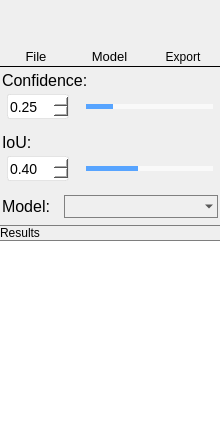
        <widget class="QFrame" name="menu_box">
         <property name="minimumSize">
          <size>
           <width>220</width>
           <height>0</height>
          </size>
         </property>
         <property name="maximumSize">
          <size>
           <width>220</width>
           <height>16777215</height>
          </size>
         </property>
         <property name="styleSheet">
          <string notr="true">QFrame#menu_box{
	border-right:1px solid  #7e7e7e;
     border-left:0px solid  black;
     border-top:0px solid  black;
}</string>
         </property>
         <layout class="QVBoxLayout" name="menubox" stretch="0">
          <property name="spacing">
           <number>0</number>
          </property>
          <property name="leftMargin">
           <number>0</number>
          </property>
          <property name="topMargin">
           <number>1</number>
          </property>
          <property name="rightMargin">
           <number>0</number>
          </property>
          <property name="bottomMargin">
           <number>0</number>
          </property>
          <item>
           <widget class="QFrame" name="menu">
            <property name="sizePolicy">
             <sizepolicy hsizetype="Preferred" vsizetype="Preferred">
              <horstretch>0</horstretch>
              <verstretch>0</verstretch>
             </sizepolicy>
            </property>
            <property name="minimumSize">
             <size>
              <width>0</width>
              <height>0</height>
             </size>
            </property>
            <property name="styleSheet">
             <string notr="true">QGroup#menu{
	border:none;
}</string>
            </property>
            <property name="locale">
             <locale language="Chinese" country="China"/>
            </property>
            <layout class="QVBoxLayout" name="verticalLayout_2" stretch="8,0,50">
             <property name="spacing">
              <number>0</number>
             </property>
             <property name="leftMargin">
              <number>0</number>
             </property>
             <property name="topMargin">
              <number>0</number>
             </property>
             <property name="rightMargin">
              <number>0</number>
             </property>
             <property name="bottomMargin">
              <number>0</number>
             </property>
             <item>
              <layout class="QHBoxLayout" name="tools">
               <property name="spacing">
                <number>2</number>
               </property>
               <property name="leftMargin">
                <number>0</number>
               </property>
               <property name="topMargin">
                <number>6</number>
               </property>
               <property name="rightMargin">
                <number>1</number>
               </property>
               <property name="bottomMargin">
                <number>2</number>
               </property>
               <item>
                <layout class="QVBoxLayout" name="verticalLayout_6">
                 <item>
                  <widget class="QPushButton" name="folder">
                   <property name="minimumSize">
                    <size>
                     <width>40</width>
                     <height>40</height>
                    </size>
                   </property>
                   <property name="styleSheet">
                    <string notr="true">QPushButton#folder{
	border:none;
}
QPushButton::hover {
border-style: solid;
border-width: 0px;
border-radius: 0px;
background-color: rgba(223, 223, 223, 150);
}</string>
                   </property>
                   <property name="text">
                    <string/>
                   </property>
                   <property name="icon">
                    <iconset>
                     <normaloff>img/icons/folder.png</normaloff>img/icons/folder.png</iconset>
                   </property>
                   <property name="iconSize">
                    <size>
                     <width>40</width>
                     <height>40</height>
                    </size>
                   </property>
                  </widget>
                 </item>
                 <item>
                  <widget class="QLabel" name="folder_txt">
                   <property name="styleSheet">
                    <string notr="true">QLabel#folder_txt{
	font-size:10pt;
}</string>
                   </property>
                   <property name="text">
                    <string>File</string>
                   </property>
                   <property name="alignment">
                    <set>Qt::AlignCenter</set>
                   </property>
                  </widget>
                 </item>
                </layout>
               </item>
               <item>
                <layout class="QVBoxLayout" name="verticalLayout_8">
                 <item>
                  <widget class="QPushButton" name="importbtn">
                   <property name="minimumSize">
                    <size>
                     <width>40</width>
                     <height>40</height>
                    </size>
                   </property>
                   <property name="styleSheet">
                    <string notr="true">QPushButton#importbtn{
	border:none;
}
QPushButton::hover {
border-style: solid;
border-width: 0px;
border-radius: 0px;
background-color: rgba(223, 223, 223, 150);
}</string>
                   </property>
                   <property name="text">
                    <string/>
                   </property>
                   <property name="icon">
                    <iconset>
                     <normaloff>img/icons/import.png</normaloff>img/icons/import.png</iconset>
                   </property>
                   <property name="iconSize">
                    <size>
                     <width>40</width>
                     <height>40</height>
                    </size>
                   </property>
                  </widget>
                 </item>
                 <item>
                  <widget class="QLabel" name="import_txt">
                   <property name="styleSheet">
                    <string notr="true">QLabel#import_txt{
	font-size:10pt;
}</string>
                   </property>
                   <property name="text">
                    <string>Model</string>
                   </property>
                   <property name="alignment">
                    <set>Qt::AlignCenter</set>
                   </property>
                  </widget>
                 </item>
                </layout>
               </item>
               <item>
                <layout class="QVBoxLayout" name="verticalLayout_9">
                 <item>
                  <widget class="QPushButton" name="exporter">
                   <property name="minimumSize">
                    <size>
                     <width>40</width>
                     <height>40</height>
                    </size>
                   </property>
                   <property name="styleSheet">
                    <string notr="true">QPushButton#exporter{
	border:none;
}
QPushButton::hover {
border-style: solid;
border-width: 0px;
border-radius: 0px;
background-color: rgba(223, 223, 223, 150);
}</string>
                   </property>
                   <property name="text">
                    <string/>
                   </property>
                   <property name="icon">
                    <iconset>
                     <normaloff>img/icons/export.png</normaloff>img/icons/export.png</iconset>
                   </property>
                   <property name="iconSize">
                    <size>
                     <width>40</width>
                     <height>40</height>
                    </size>
                   </property>
                  </widget>
                 </item>
                 <item>
                  <widget class="QLabel" name="recog_txt_2">
                   <property name="styleSheet">
                    <string notr="true">QLabel#export_txt{
	font-size:10pt;
}</string>
                   </property>
                   <property name="text">
                    <string>Export</string>
                   </property>
                   <property name="alignment">
                    <set>Qt::AlignCenter</set>
                   </property>
                  </widget>
                 </item>
                </layout>
               </item>
              </layout>
             </item>
             <item>
              <widget class="QFrame" name="args">
               <property name="styleSheet">
                <string notr="true">QFrame#args{
	border-top:1px solid black;
}</string>
               </property>
               <layout class="QVBoxLayout" name="argsbar" stretch="0,10,2,0,10,2,8">
                <property name="spacing">
                 <number>4</number>
                </property>
                <property name="leftMargin">
                 <number>2</number>
                </property>
                <property name="topMargin">
                 <number>4</number>
                </property>
                <property name="rightMargin">
                 <number>2</number>
                </property>
                <property name="bottomMargin">
                 <number>1</number>
                </property>
                <item>
                 <widget class="QLabel" name="confidence">
                  <property name="styleSheet">
                   <string notr="true">QLabel#confidence{
	font-size:12pt;
	font: 12pt &quot;Arial&quot;;
}</string>
                  </property>
                  <property name="text">
                   <string>Confidence:</string>
                  </property>
                 </widget>
                </item>
                <item>
                 <layout class="QHBoxLayout" name="horizontalLayout_8" stretch="0,0">
                  <property name="spacing">
                   <number>12</number>
                  </property>
                  <property name="leftMargin">
                   <number>5</number>
                  </property>
                  <property name="rightMargin">
                   <number>0</number>
                  </property>
                  <item>
                   <widget class="QDoubleSpinBox" name="con_num">
                    <property name="minimumSize">
                     <size>
                      <width>62</width>
                      <height>25</height>
                     </size>
                    </property>
                    <property name="maximumSize">
                     <size>
                      <width>62</width>
                      <height>16777215</height>
                     </size>
                    </property>
                    <property name="font">
                     <font>
                      <family>Microsoft YaHei UI</family>
                      <pointsize>-1</pointsize>
                     </font>
                    </property>
                    <property name="styleSheet">
                     <string notr="true">QDoubleSpinBox{
background:white;
color:black;
font-size: 14px;
font-family: &quot;Microsoft YaHei UI&quot;;
border-style: solid;
border-width: 1px;
border-color: rgba(200, 200, 200,100);
border-radius: 3px;
margin: 0px 0;
     left: 5px;
	right: 5px;
}

QDoubleSpinBox::down-button{
background:rgba(200, 200, 200,0);
border-image: url(:/img/img/icons/down-arrow.png);}
QDoubleSpinBox::down-button::hover{
background:rgba(200, 200, 200,100);
border-image: url(:/img/img/icons/down-arrow.png);}

QDoubleSpinBox::up-button{
background:rgba(200, 200, 200,0);
border-image: url(:/img/img/icons/up-arrow.png);}
QDoubleSpinBox::up-button::hover{
background:rgba(200, 200, 200,100);
border-image: url(:/img/img/icons/up-arrow.png);}
</string>
                    </property>
                    <property name="maximum">
                     <double>1.000000000000000</double>
                    </property>
                    <property name="singleStep">
                     <double>0.010000000000000</double>
                    </property>
                    <property name="value">
                     <double>0.250000000000000</double>
                    </property>
                   </widget>
                  </item>
                  <item>
                   <widget class="QSlider" name="con_slider">
                    <property name="styleSheet">
                     <string notr="true">QSlider{
	border-color: #bcbcbc;
	color:#57a4ff;
}
QSlider::groove:horizontal {
     border: 1px solid #999999;
     height: 3px;
  	 margin: 0px 0;
     left: 5px;
	right: 5px;
 }
QSlider::handle:horizontal {
     border: 0px ;
     border-image: url(:/img/img/icons/full-moon.png);
	 width:17px;
     margin: -7px -7px -7px -7px;
}
QSlider::add-page:horizontal{
background: qlineargradient(spread:pad, x1:0, y1:1, x2:0, y2:0, stop:0 #f9f9f9, stop:0.25 #f9f9f9, stop:0.5 #f9f9f9, stop:1 #f9f9f9);

}
QSlider::sub-page:horizontal{
 background: qlineargradient(spread:pad, x1:0, y1:1, x2:0, y2:0, stop:0 #57a4ff, stop:0.25 #57a4ff, stop:0.5 #57a4ff, stop:1 #57a4ff);
}</string>
                    </property>
                    <property name="maximum">
                     <number>100</number>
                    </property>
                    <property name="value">
                     <number>20</number>
                    </property>
                    <property name="orientation">
                     <enum>Qt::Horizontal</enum>
                    </property>
                   </widget>
                  </item>
                 </layout>
                </item>
                <item>
                 <spacer name="verticalSpacer_3">
                  <property name="orientation">
                   <enum>Qt::Vertical</enum>
                  </property>
                  <property name="sizeHint" stdset="0">
                   <size>
                    <width>20</width>
                    <height>10</height>
                   </size>
                  </property>
                 </spacer>
                </item>
                <item>
                 <widget class="QLabel" name="iou">
                  <property name="styleSheet">
                   <string notr="true">QLabel#iou{
	font-size:12pt;
	font: 12pt &quot;Arial&quot;;
}</string>
                  </property>
                  <property name="text">
                   <string>IoU:</string>
                  </property>
                 </widget>
                </item>
                <item>
                 <layout class="QHBoxLayout" name="horizontalLayout_9" stretch="0,0">
                  <property name="spacing">
                   <number>12</number>
                  </property>
                  <property name="leftMargin">
                   <number>5</number>
                  </property>
                  <item>
                   <widget class="QDoubleSpinBox" name="iou_num">
                    <property name="minimumSize">
                     <size>
                      <width>62</width>
                      <height>25</height>
                     </size>
                    </property>
                    <property name="maximumSize">
                     <size>
                      <width>62</width>
                      <height>16777215</height>
                     </size>
                    </property>
                    <property name="font">
                     <font>
                      <family>Microsoft YaHei UI</family>
                      <pointsize>-1</pointsize>
                     </font>
                    </property>
                    <property name="styleSheet">
                     <string notr="true">QDoubleSpinBox{
background:white;
color:black;
font-size: 14px;
font-family: &quot;Microsoft YaHei UI&quot;;
border-style: solid;
border-width: 1px;
border-color: rgba(200, 200, 200,100);
border-radius: 3px;
margin: 0px 0;
     left: 5px;
	right: 5px;
}

QDoubleSpinBox::down-button{
background:rgba(200, 200, 200,0);
border-image: url(:/img/img/icons/down-arrow.png);}
QDoubleSpinBox::down-button::hover{
background:rgba(200, 200, 200,100);
border-image: url(:/img/img/icons/down-arrow.png);}

QDoubleSpinBox::up-button{
background:rgba(200, 200, 200,0);
border-image: url(:/img/img/icons/up-arrow.png);}
QDoubleSpinBox::up-button::hover{
background:rgba(200, 200, 200,100);
border-image: url(:/img/img/icons/up-arrow.png);}
</string>
                    </property>
                    <property name="maximum">
                     <double>1.000000000000000</double>
                    </property>
                    <property name="singleStep">
                     <double>0.010000000000000</double>
                    </property>
                    <property name="value">
                     <double>0.400000000000000</double>
                    </property>
                   </widget>
                  </item>
                  <item>
                   <widget class="QSlider" name="iou_slider">
                    <property name="styleSheet">
                     <string notr="true">QSlider{
	border-color: #bcbcbc;
	color:#57a4ff;
}
QSlider::groove:horizontal {
     border: 1px solid #999999;
     height: 3px;
  	 margin: 0px 0;
     left: 5px;
	right: 5px;
 }
QSlider::handle:horizontal {
     border: 0px ;
     border-image: url(:/img/img/icons/full-moon.png);
	 width:17px;
     margin: -7px -7px -7px -7px;
}
QSlider::add-page:horizontal{
background: qlineargradient(spread:pad, x1:0, y1:1, x2:0, y2:0, stop:0 #f9f9f9, stop:0.25 #f9f9f9, stop:0.5 #f9f9f9, stop:1 #f9f9f9);

}
QSlider::sub-page:horizontal{
 background: qlineargradient(spread:pad, x1:0, y1:1, x2:0, y2:0, stop:0 #57a4ff, stop:0.25 #57a4ff, stop:0.5 #57a4ff, stop:1 #57a4ff);
}</string>
                    </property>
                    <property name="maximum">
                     <number>100</number>
                    </property>
                    <property name="value">
                     <number>40</number>
                    </property>
                    <property name="orientation">
                     <enum>Qt::Horizontal</enum>
                    </property>
                   </widget>
                  </item>
                 </layout>
                </item>
                <item>
                 <spacer name="verticalSpacer_4">
                  <property name="orientation">
                   <enum>Qt::Vertical</enum>
                  </property>
                  <property name="sizeHint" stdset="0">
                   <size>
                    <width>20</width>
                    <height>10</height>
                   </size>
                  </property>
                 </spacer>
                </item>
                <item>
                 <layout class="QHBoxLayout" name="horizontalLayout_2" stretch="12,30">
                  <property name="spacing">
                   <number>0</number>
                  </property>
                  <item>
                   <widget class="QLabel" name="ptmodel">
                    <property name="styleSheet">
                     <string notr="true">QLabel#ptmodel{
	font-size:12pt;
	font: 12pt &quot;Arial&quot;;
}</string>
                    </property>
                    <property name="text">
                     <string>Model:</string>
                    </property>
                   </widget>
                  </item>
                  <item>
                   <widget class="QComboBox" name="comboBox">
                    <property name="styleSheet">
                     <string notr="true">QComboBox QAbstractItemView {
font-family: &quot;Microsoft YaHei&quot;;
font-size: 16px;
background:white;
selection-background-color: rgb(255, 255, 255);
color: black;
outline:none;
border:none;}
QComboBox{
font-family: &quot;Microsoft YaHei&quot;;
font-size: 16px;
color: black;
border-width:1px;
border-color:grey;
border-style:solid;
background-color: rgba(200, 200, 200,0);
}

QComboBox::drop-down {
margin-top:1;
margin-right:2;
height:20;
background:rgba(255,255,255,0);
border-image:url(:/img/icon/list.png);
}</string>
                    </property>
                    <property name="editable">
                     <bool>false</bool>
                    </property>
                    <property name="currentText">
                     <string/>
                    </property>
                   </widget>
                  </item>
                 </layout>
                </item>
               </layout>
              </widget>
             </item>
             <item>
              <layout class="QVBoxLayout" name="resultbox" stretch="1,15">
               <property name="spacing">
                <number>0</number>
               </property>
               <property name="topMargin">
                <number>6</number>
               </property>
               <item>
                <widget class="QFrame" name="result_2">
                 <property name="styleSheet">
                  <string notr="true">QFrame#result_2{
	border-top:1px solid #7e7e7e;
	border-bottom:1px solid #7e7e7e;
}</string>
                 </property>
                 <layout class="QHBoxLayout" name="mess">
                  <property name="spacing">
                   <number>0</number>
                  </property>
                  <property name="leftMargin">
                   <number>0</number>
                  </property>
                  <property name="topMargin">
                   <number>0</number>
                  </property>
                  <property name="rightMargin">
                   <number>0</number>
                  </property>
                  <property name="bottomMargin">
                   <number>0</number>
                  </property>
                  <item>
                   <widget class="QLabel" name="resultbar">
                    <property name="styleSheet">
                     <string notr="true">QLabel#resultbar{
	font: 500 18pt &quot;Arial&quot;;
}</string>
                    </property>
                    <property name="text">
                     <string>Results</string>
                    </property>
                   </widget>
                  </item>
                 </layout>
                </widget>
               </item>
               <item>
                <widget class="QListWidget" name="resultlist">
                 <property name="font">
                  <font>
                   <family>Arial</family>
                   <pointsize>18</pointsize>
                   <weight>62</weight>
                   <italic>false</italic>
                   <bold>true</bold>
                  </font>
                 </property>
                 <property name="styleSheet">
                  <string notr="true">QListWidget#resultlist{
	border:none;
	font: 500 18pt &quot;Arial&quot;;
}</string>
                 </property>
                </widget>
               </item>
              </layout>
             </item>
            </layout>
           </widget>
          </item>
         </layout>
        </widget>
